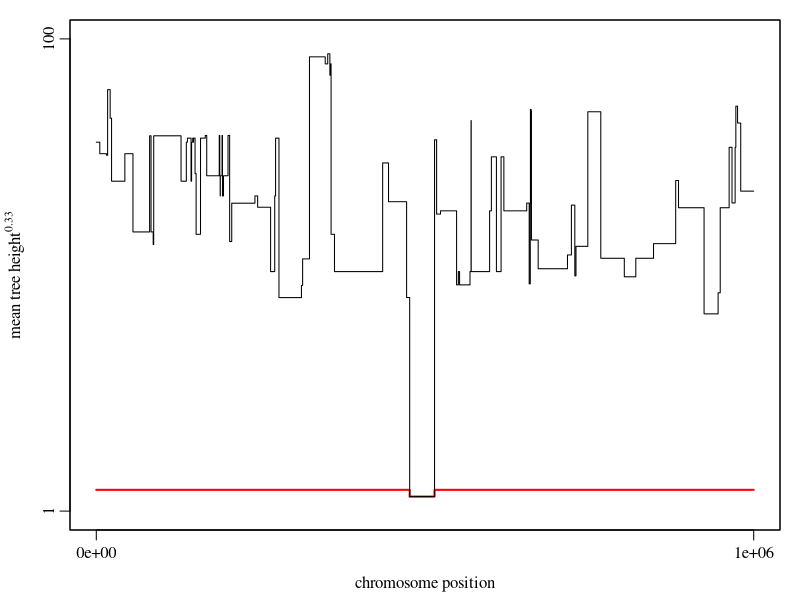

Write R code to recreate this figure.
#	plot_heights.R
#
#	Plot tree height versus distance from gene, from a saved CSV file
#
#	Ben Haller, 8/26/2018

setwd("~/DocumentsSynced/Research/Messer lab/Publication TreeSeq/SLiMTreeSeqPub/examples/example 4 neutral burn-in/")
h_decap <- read.csv("ex4_TS_decap_heights.csv")
h_recap <- read.csv("ex4_TS_recap_heights.csv")

x <- h_recap$start
y <- h_recap$height ^ 0.33

xr <- range(x)
yr <- c(1, 100)

quartz(width=5.5, height=2.5, type="pdf", file="recapitation.pdf")
par(mar=c(3.5, 3.5, 1, 1), family="serif", mgp=c(2.1, 0.6, 0))
plot(x=xr, y=yr, type="n", xlab="chromosome position", ylab=expression("mean tree height" ^ 0.33), xaxp=c(xr,1), yaxp=c(yr,1))
lines(x=h_decap$start, y=h_decap$height^0.33, type="s", col="red", lwd=2.0)
lines(x=x, y=y, type="s", lwd=1.0)
box()
dev.off()

